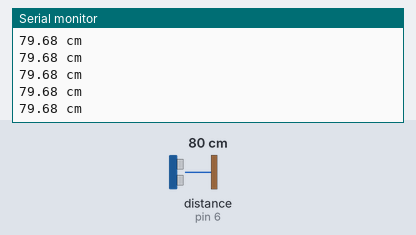
The sketch below on a simulated Arduino Uno, built with avr-gcc and run on an emulated ATmega328P. Parts: the last lines printed to the serial monitor. Wiring (inferred from the names in the program): ultrasonic range finder: trigger pin 7; echo pin 6. The test bench sets the inputs (shaded band); at power-on: distance to the obstacle (sensor on pin 6) 80 cm. The echo pulse lasts 58.3 µs per cm.

Above: at 1.2 s.
1.3 s: distance to the obstacle (sensor on pin 6) set to 2 cm
At 1.38 s:
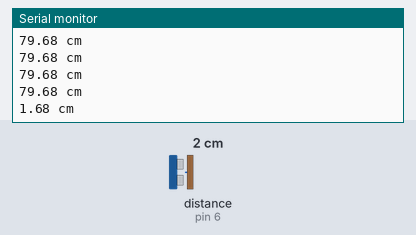
2.8 s: distance to the obstacle (sensor on pin 6) set to 4 cm
At 2.89 s:
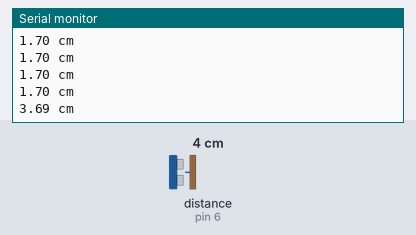
Timing chart, 0 to 5.8 s (numbered marks = the images above; inputs shaded):
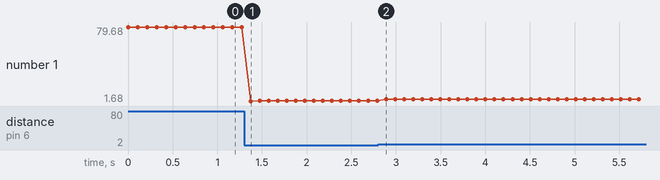

The sketch:

distance_calculation.ino
```cpp
#define echoPin      6
#define triggerPin   7
void setup() {
  Serial.begin(115200);
  pinMode(echoPin,INPUT);
  pinMode(triggerPin,OUTPUT);


}
void loop() {
digitalWrite(triggerPin,LOW);
digitalWrite(triggerPin,HIGH);
delayMicroseconds(10);
digitalWrite(triggerPin,LOW);

unsigned long highTime = pulseIn(echoPin,HIGH);

float distance = (highTime * 0.0343) / 2;

Serial.print(distance);
Serial.println(" cm");
delay(100);
}
```

Measured:
- after the input at 1.3 s, the serial monitor: prints a new line after 0.07 s (image 1)
- after the input at 2.8 s, the serial monitor: prints a new line after 0.09 s (image 2)
- plotted number 1: 79.68 → 1.7 after the input at 1.3 s, 1.7 → 3.69 after the input at 2.8 s
